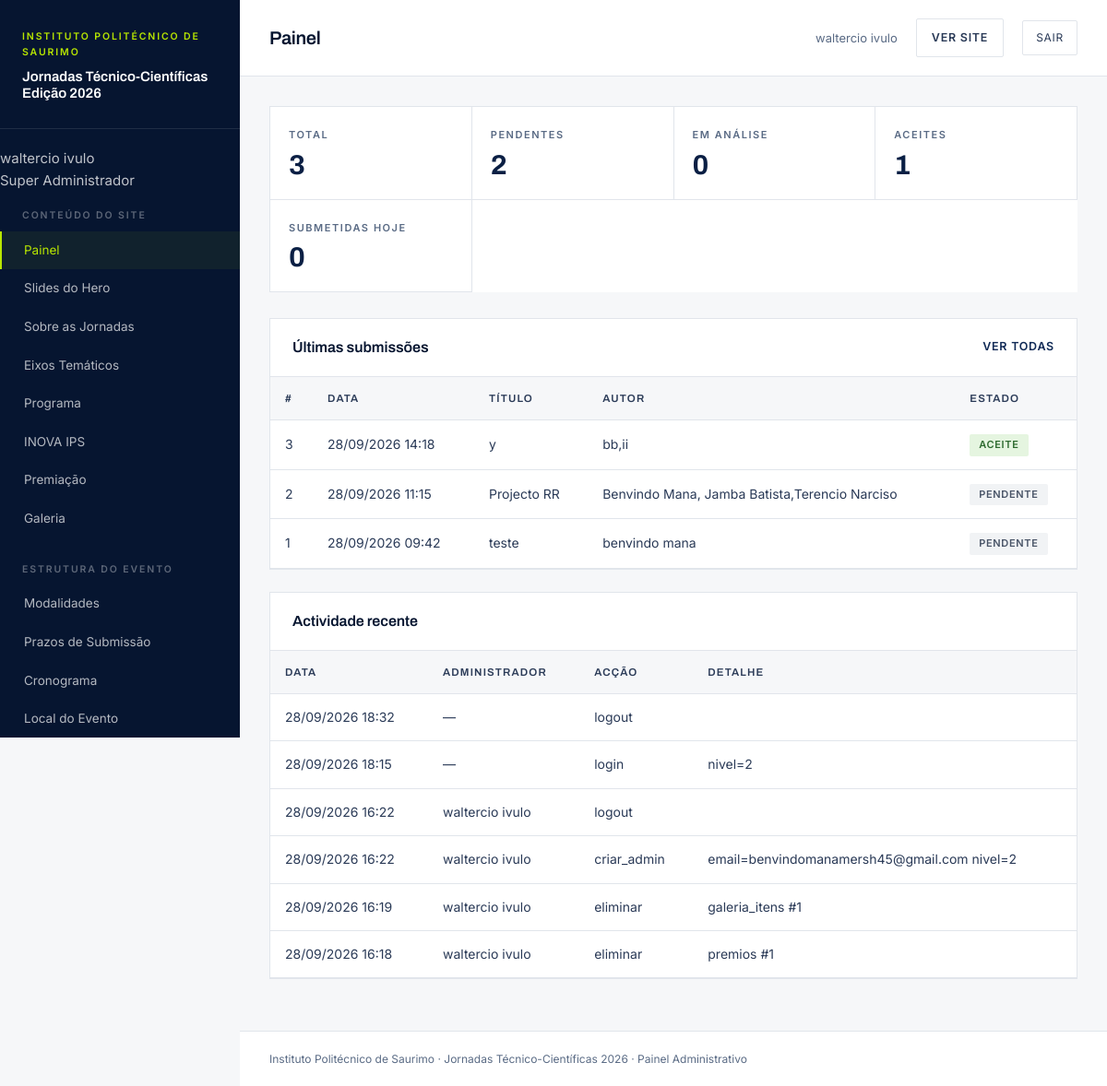
Page /admin/dashboard.php (signed in) on the committed database.
### tables this page shows
CREATE TABLE `submissoes` (
  `id` int(10) UNSIGNED NOT NULL,
  `tipo` enum('comunicacao','poster','projeto_inova') NOT NULL,
  `eixo` varchar(10) DEFAULT NULL,
  `titulo` varchar(255) NOT NULL,
  `autores` text NOT NULL,
  `instituicao` varchar(190) DEFAULT NULL,
  `email` varchar(190) NOT NULL,
  `telefone` varchar(40) DEFAULT NULL,
  `resumo` text NOT NULL,
  `palavras_chave` varchar(255) DEFAULT NULL,
  `area_inova` varchar(60) DEFAULT NULL,
  `elementos_equipa` text DEFAULT NULL,
  `ficheiro_original` varchar(255) DEFAULT NULL,
  `ficheiro_guardado` varchar(255) DEFAULT NULL,
  `ficheiro_tamanho` int(10) UNSIGNED DEFAULT NULL,
  `status` enum('pendente','em_analise','aceite','rejeitado') NOT NULL DEFAULT 'pendente',
  `observacoes` text DEFAULT NULL,
  `avaliado_por` int(10) UNSIGNED DEFAULT NULL,
  `avaliado_em` datetime DEFAULT NULL,
  `criado_em` datetime NOT NULL DEFAULT current_timestamp(),
  `atualizado_em` datetime NOT NULL DEFAULT current_timestamp() ON UPDATE current_timestamp()
);

CREATE TABLE `logs` (
  `id` int(10) UNSIGNED NOT NULL,
  `admin_id` int(10) UNSIGNED DEFAULT NULL,
  `acao` varchar(60) NOT NULL,
  `detalhe` text DEFAULT NULL,
  `ip` varchar(45) DEFAULT NULL,
  `criado_em` datetime NOT NULL DEFAULT current_timestamp()
);

### inc/auth.php (called while the page is built, shortened)
<?php
require_once __DIR__ . '/helpers.php';
function admin_autenticado(): bool
{
    return !empty($_SESSION['admin_id']);
}
function admin_actual(): ?array
{
    static $cache = null;
    if ($cache !== null) return $cache;
    $stmt = db()->prepare('
        SELECT id, nome, email, nivel, ativo
        FROM admins
        WHERE id = ? AND ativo = 1
    ');
    $stmt->execute([(int) $_SESSION['admin_id']]);
    $admin = $stmt->fetch() ?: null;
    return $cache = $admin;
}
function exigir_login(): void
{
    if (!admin_actual()) {
        $_SESSION = [];
        session_destroy();
        redirecionar(url('admin/login.php'));
    }
}
function admin_nivel(): int
{
    $a = admin_actual();
    return $a ? (int) $a['nivel'] : 99;
}
function admin_nome_nivel(int $nivel): string
{
    return [
        NIVEL_SUPER     => 'Super Administrador',
        NIVEL_EDITOR    => 'Editor',
        NIVEL_AVALIADOR => 'Avaliador',
    ][$nivel] ?? 'Desconhecido';
}

### inc/db.php (called while the page is built, shortened)
<?php
function db(): PDO
{
    static $pdo = null;
    if ($pdo instanceof PDO) return $pdo;
    $cfg = require __DIR__ . '/config.php';
    $dsn = sprintf('mysql:host=%s;dbname=%s;charset=%s',
        $cfg['db_host'], $cfg['db_name'], $cfg['db_charset']);
    $pdo = new PDO($dsn, $cfg['db_user'], $cfg['db_pass'], [
        PDO::ATTR_ERRMODE            => PDO::ERRMODE_EXCEPTION,
        PDO::ATTR_DEFAULT_FETCH_MODE => PDO::FETCH_ASSOC,
        PDO::ATTR_EMULATE_PREPARES   => false,
        PDO::MYSQL_ATTR_INIT_COMMAND => "SET time_zone = '+01:00'",
    ]);
    return $pdo;
}

### inc/helpers.php (called while the page is built, shortened)
<?php
require_once __DIR__ . '/db.php';
function cfg(): array { static $c = null; return $c ??= require __DIR__ . '/config.php'; }
function e(?string $txt): string
{
    return htmlspecialchars((string) $txt, ENT_QUOTES, 'UTF-8');
}
function url(string $caminho = ''): string
{
    return rtrim(cfg()['base_url'], '/') . '/' . ltrim($caminho, '/');
}

### admin/dashboard.php (the view)
<?php
$tituloPagina = 'Painel';
require __DIR__ . '/inc/header.php';
$total     = (int) db()->query('SELECT COUNT(*) FROM submissoes')->fetchColumn();
$pendentes = (int) db()->query("SELECT COUNT(*) FROM submissoes WHERE status='pendente'")->fetchColumn();
$analise   = (int) db()->query("SELECT COUNT(*) FROM submissoes WHERE status='em_analise'")->fetchColumn();
$aceites   = (int) db()->query("SELECT COUNT(*) FROM submissoes WHERE status='aceite'")->fetchColumn();
$hoje      = (int) db()->query("SELECT COUNT(*) FROM submissoes WHERE DATE(criado_em)=CURDATE()")->fetchColumn();
$ultimas = db()->query('
    SELECT id, tipo, titulo, autores, status, criado_em
    FROM submissoes ORDER BY criado_em DESC LIMIT 8
')->fetchAll();
$logs = db()->query('
    SELECT l.acao, l.detalhe, l.criado_em, a.nome
    FROM logs l
    LEFT JOIN admins a ON a.id = l.admin_id
    ORDER BY l.criado_em DESC LIMIT 6
')->fetchAll();
?>
<section class="estatisticas">
  <div class="estat"><p class="estat-rotulo">Total</p><p class="estat-num"><?= $total ?></p></div>
  <div class="estat"><p class="estat-rotulo">Pendentes</p><p class="estat-num"><?= $pendentes ?></p></div>
  <div class="estat"><p class="estat-rotulo">Em análise</p><p class="estat-num"><?= $analise ?></p></div>
  <div class="estat"><p class="estat-rotulo">Aceites</p><p class="estat-num"><?= $aceites ?></p></div>
  <div class="estat"><p class="estat-rotulo">Submetidas hoje</p><p class="estat-num"><?= $hoje ?></p></div>
</section>
<section class="cartao">
  <div class="cartao-topo">
    <h2 class="cartao-titulo">Últimas submissões</h2>
    <a href="submissoes.php" class="link-acao">Ver todas</a>
  </div>
  <?php if (!$ultimas): ?>
    <p class="vazio">Ainda não existem submissões registadas.</p>
  <?php else: ?>
    <table class="tabela">
      <thead>
        <tr>
          <th>#</th>
          <th>Data</th>
          <th>Título</th>
          <th>Autor</th>
          <th>Estado</th>
        </tr>
      </thead>
      <tbody>
        <?php foreach ($ultimas as $s): ?>
          <tr>
            <td><?= (int) $s['id'] ?></td>
            <td><?= e(date('d/m/Y H:i', strtotime($s['criado_em']))) ?></td>
            <td><?= e($s['titulo']) ?></td>
            <td><?= e(explode(';', $s['autores'])[0]) ?></td>
            <td><span class="etiqueta etiqueta-<?= e($s['status']) ?>"><?= e($s['status']) ?></span></td>
          </tr>
        <?php endforeach; ?>
      </tbody>
    </table>
  <?php endif; ?>
</section>
<section class="cartao">
  <div class="cartao-topo">
    <h2 class="cartao-titulo">Actividade recente</h2>
  </div>
  <?php if (!$logs): ?>
    <p class="vazio">Sem actividade registada.</p>
  <?php else: ?>
    <table class="tabela">
      <thead>
        <tr><th>Data</th><th>Administrador</th><th>Acção</th><th>Detalhe</th></tr>
      </thead>
      <tbody>
        <?php foreach ($logs as $l): ?>
          <tr>
            <td><?= e(date('d/m/Y H:i', strtotime($l['criado_em']))) ?></td>
            <td><?= e($l['nome'] ?? '—') ?></td>
            <td><?= e($l['acao']) ?></td>
            <td><?= e($l['detalhe'] ?? '') ?></td>
          </tr>
        <?php endforeach; ?>
      </tbody>
    </table>
  <?php endif; ?>
</section>
<?php require __DIR__ . '/inc/footer.php'; ?>

### admin/inc/header.php (shortened to what this page needs)
<?php
require_once __DIR__ . '/../../inc/auth.php';
exigir_login();
$tituloPagina = $tituloPagina ?? 'Painel';
?>
<!DOCTYPE html>
<html lang="pt-AO">
<head>
<link rel="stylesheet" href="assets/admin.css">
</head>
<body>
<div class="app">
  <?php require __DIR__ . '/sidebar.php'; ?>
  <div class="conteudo">
    <header class="barra-topo">
      <h1 class="barra-topo-titulo"><?= e($tituloPagina) ?></h1>
      <div class="barra-topo-dir">
        <span class="barra-topo-admin"><?= e($admin['nome']) ?></span>
        <a href="<?= e(url('index.php')) ?>" target="_blank" class="botao-ligacao botao-mini">Ver site</a>
        <a href="logout.php" class="barra-topo-sair">Sair</a>
      </div>
    </header>
    <div class="conteudo-corpo">

### admin/inc/sidebar.php (shortened to what this page needs)
<?php
$paginaActual = basename($_SERVER['PHP_SELF']);
$nivel = admin_nivel();
$menu = [];
if (admin_pode_editar_conteudo()) {
    $menu['Conteúdo do Site'] = [
        'dashboard.php'  => 'Painel',
        'slides.php'     => 'Slides do Hero',
        'sobre.php'      => 'Sobre as Jornadas',
        'eixos.php'      => 'Eixos Temáticos',
        'programa.php'   => 'Programa',
        'inova.php'      => 'INOVA IPS',
        'premiacao.php'  => 'Premiação',
        'galeria.php'    => 'Galeria',
    ];
    $menu['Estrutura do Evento'] = [
        'modalidades.php'  => 'Modalidades',
        'prazos.php'       => 'Prazos de Submissão',
        'cronograma.php'   => 'Cronograma',
        'local.php'        => 'Local do Evento',
    ];
}
$menu['Submissões'] = [
    'submissoes.php' => 'Submissões Recebidas',
];
if (admin_pode_gerir_utilizadores() || admin_pode_ver_logs()) {
    $grupoSistema = [];
    if (admin_pode_editar_conteudo()) {
        $grupoSistema['configuracoes.php'] = 'Configurações';
    }
    if (admin_pode_gerir_utilizadores()) {
        $grupoSistema['administradores.php'] = 'Administradores';
        $grupoSistema['logs.php']            = 'Registo de Actividade';
    }
    if ($grupoSistema) {
        $menu['Sistema'] = $grupoSistema;
    }
}
$admin = admin_actual();
?>
<aside class="barra-lateral" id="menuAdmin">
  <div class="barra-lateral-marca">
    <div>
      <p class="barra-lateral-inst">Instituto Politécnico de Saurimo</p>
      <p class="barra-lateral-titulo">Jornadas Técnico-Científicas<br>Edição 2026</p>
    </div>
  </div>
  <div class="barra-lateral-conteudo" id="menuAdminConteudo">
    <div class="barra-lateral-perfil">
      <p class="barra-lateral-perfil-nome"><?= e($admin['nome'] ?? '') ?></p>
      <p class="barra-lateral-perfil-nivel"><?= e(admin_nome_nivel($nivel)) ?></p>
    </div>
    <?php foreach ($menu as $grupo => $itens): ?>
      <div class="barra-lateral-grupo">
        <p class="barra-lateral-grupo-titulo"><?= e($grupo) ?></p>
        <ul class="barra-lateral-menu">
          <?php foreach ($itens as $href => $nome): ?>
            <li>
              <a href="<?= e($href) ?>" class="<?= $paginaActual === $href ? 'activo' : '' ?>">
                <?= e($nome) ?>
              </a>
            </li>
          <?php endforeach; ?>
        </ul>
      </div>
    <?php endforeach; ?>
  </div>
</aside>

### admin/inc/footer.php (shortened to what this page needs)
</div>
    <footer class="rodape-admin">
      Instituto Politécnico de Saurimo · Jornadas Técnico-Científicas 2026 · Painel Administrativo
    </footer>
  </div>
</div>
</body>
</html>

### rows in the picture
submissoes: id "3", criado_em "28/09/2026 14:18", titulo "y", autores "bb,ii", status "ACEITE"
submissoes: id "2", criado_em "28/09/2026 11:15", titulo "Projecto RR", autores "Benvindo Mana, Jamba Batista,Terencio Narciso", status "PENDENTE"
submissoes: id "1", criado_em "28/09/2026 09:42", titulo "teste", autores "benvindo mana", status "PENDENTE"
logs: criado_em "28/09/2026 18:32", nome "—", acao "logout"
logs: criado_em "28/09/2026 18:15", nome "—", acao "login", detalhe "nivel=2"
logs: criado_em "28/09/2026 16:22", admin.nome "waltercio ivulo", acao "logout"
logs: criado_em "28/09/2026 16:22", admin.nome "waltercio ivulo", acao "criar_admin", detalhe "email=benvindomanamersh45@gmail.com nivel=2"
logs: criado_em "28/09/2026 16:19", admin.nome "waltercio ivulo", acao "eliminar", detalhe "galeria_itens #1"
logs: criado_em "28/09/2026 16:18", admin.nome "waltercio ivulo", acao "eliminar", detalhe "premios #1"

### other values in the picture
$admin['nome'] "waltercio ivulo"
admin_nome_nivel($nivel) "Super Administrador"
$grupo "CONTEÚDO DO SITE"
$nome "Painel"
$nome "Slides do Hero"
$nome "Sobre as Jornadas"
$nome "Eixos Temáticos"
$nome "Programa"
$nome "INOVA IPS"
$nome "Premiação"
$nome "Galeria"
$grupo "ESTRUTURA DO EVENTO"
$nome "Modalidades"
$nome "Prazos de Submissão"
$nome "Cronograma"
